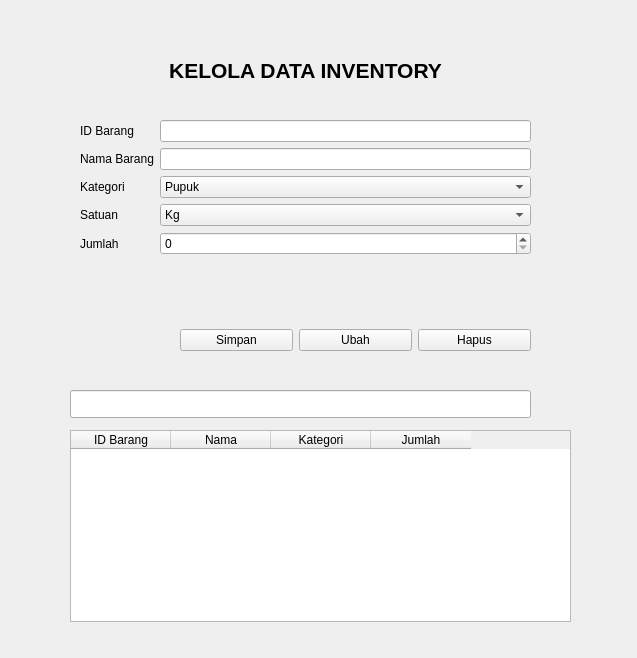
<?xml version="1.0" encoding="UTF-8"?>
<ui version="4.0">
 <class>Form</class>
 <widget class="QWidget" name="Form">
  <property name="geometry">
   <rect>
    <x>0</x>
    <y>0</y>
    <width>637</width>
    <height>658</height>
   </rect>
  </property>
  <property name="windowTitle">
   <string>Form</string>
  </property>
  <widget class="QWidget" name="formLayoutWidget">
   <property name="geometry">
    <rect>
     <x>80</x>
     <y>120</y>
     <width>451</width>
     <height>171</height>
    </rect>
   </property>
   <layout class="QFormLayout" name="formLayout">
    <item row="0" column="0">
     <widget class="QLabel" name="iDBarangLabel">
      <property name="text">
       <string>ID Barang</string>
      </property>
     </widget>
    </item>
    <item row="0" column="1">
     <widget class="QLineEdit" name="editID"/>
    </item>
    <item row="1" column="0">
     <widget class="QLabel" name="namaBarangLabel">
      <property name="text">
       <string>Nama Barang</string>
      </property>
     </widget>
    </item>
    <item row="1" column="1">
     <widget class="QLineEdit" name="editNama"/>
    </item>
    <item row="2" column="0">
     <widget class="QLabel" name="kategoriLabel">
      <property name="text">
       <string>Kategori</string>
      </property>
     </widget>
    </item>
    <item row="2" column="1">
     <widget class="QComboBox" name="cmbKategori">
      <item>
       <property name="text">
        <string>Pupuk</string>
       </property>
      </item>
      <item>
       <property name="text">
        <string>Peralatan</string>
       </property>
      </item>
      <item>
       <property name="text">
        <string>Obat</string>
       </property>
      </item>
     </widget>
    </item>
    <item row="3" column="0">
     <widget class="QLabel" name="satuanLabel">
      <property name="text">
       <string>Satuan</string>
      </property>
     </widget>
    </item>
    <item row="3" column="1">
     <widget class="QComboBox" name="cmbSatuan">
      <item>
       <property name="text">
        <string>Kg</string>
       </property>
      </item>
      <item>
       <property name="text">
        <string>Pcs</string>
       </property>
      </item>
      <item>
       <property name="text">
        <string>Botol</string>
       </property>
      </item>
     </widget>
    </item>
    <item row="4" column="0">
     <widget class="QLabel" name="jumlahLabel">
      <property name="text">
       <string>Jumlah</string>
      </property>
     </widget>
    </item>
    <item row="4" column="1">
     <widget class="QSpinBox" name="sbJum"/>
    </item>
   </layout>
  </widget>
  <widget class="QWidget" name="horizontalLayoutWidget">
   <property name="geometry">
    <rect>
     <x>180</x>
     <y>320</y>
     <width>351</width>
     <height>41</height>
    </rect>
   </property>
   <layout class="QHBoxLayout" name="horizontalLayout">
    <item>
     <widget class="QPushButton" name="btnSimpan">
      <property name="text">
       <string>Simpan</string>
      </property>
     </widget>
    </item>
    <item>
     <widget class="QPushButton" name="btnUbah">
      <property name="text">
       <string>Ubah</string>
      </property>
     </widget>
    </item>
    <item>
     <widget class="QPushButton" name="btnHapus">
      <property name="text">
       <string>Hapus</string>
      </property>
     </widget>
    </item>
   </layout>
  </widget>
  <widget class="QTableWidget" name="tblInventory">
   <property name="geometry">
    <rect>
     <x>70</x>
     <y>430</y>
     <width>501</width>
     <height>192</height>
    </rect>
   </property>
   <column>
    <property name="text">
     <string>ID Barang</string>
    </property>
   </column>
   <column>
    <property name="text">
     <string>Nama</string>
    </property>
   </column>
   <column>
    <property name="text">
     <string>Kategori</string>
    </property>
   </column>
   <column>
    <property name="text">
     <string>Jumlah</string>
    </property>
   </column>
  </widget>
  <widget class="QLineEdit" name="lineCari">
   <property name="geometry">
    <rect>
     <x>70</x>
     <y>390</y>
     <width>461</width>
     <height>28</height>
    </rect>
   </property>
  </widget>
  <widget class="QLabel" name="label">
   <property name="geometry">
    <rect>
     <x>80</x>
     <y>60</y>
     <width>451</width>
     <height>20</height>
    </rect>
   </property>
   <property name="font">
    <font>
     <pointsize>16</pointsize>
     <bold>true</bold>
    </font>
   </property>
   <property name="text">
    <string>KELOLA DATA INVENTORY</string>
   </property>
   <property name="alignment">
    <set>Qt::AlignmentFlag::AlignCenter</set>
   </property>
  </widget>
 </widget>
 <resources/>
 <connections/>
</ui>
